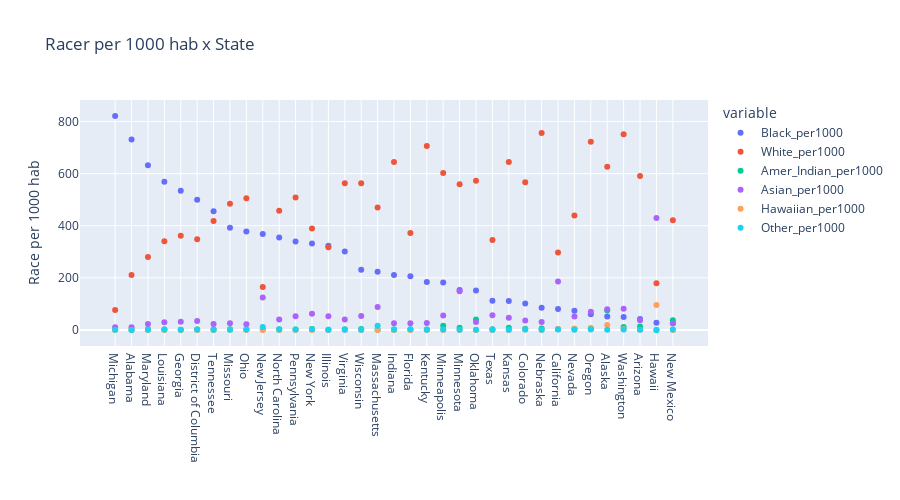

Notebook code for this chart:
### Code cell
fig = px.scatter(state_races, x='State', y=['Black_per1000','White_per1000','Amer_Indian_per1000','Asian_per1000','Hawaiian_per1000','Other_per1000'], title='Racer per 1000 hab x State',height=500)
fig.update_layout(yaxis=dict(title='Race per 1000 hab'), xaxis=dict(title=''))
fig.show()

### Figure 1 — Plotly figure (JSON) as saved in the notebook; plotly's stock layout.template omitted (floating-point values rounded to 4 significant figures)
{"data": [{"hovertemplate": "variable=Black_per1000<br>State=%{x}<br>value=%{y}<extra></extra>", "legendgroup": "Black_per1000", "marker": {"color": "#636efa", "symbol": "circle"}, "mode": "markers", "name": "Black_per1000", "orientation": "v", "showlegend": true, "type": "scatter", "x": ["Michigan", "Alabama", "Maryland", "Louisiana", "Georgia", "District of Columbia", "Tennessee", "Missouri", "Ohio", "New Jersey", "North Carolina", "Pennsylvania", "New York", "Illinois", "Virginia", "Wisconsin", "Massachusetts", "Indiana", "Florida", "Kentucky", "Minneapolis", "Minnesota", "Oklahoma", "Texas", "Kansas", "Colorado", "Nebraska", "California", "Nevada", "Oregon", "Alaska", "Washington", "Arizona", "Hawaii", "New Mexico"], "xaxis": "x", "y": [821, 731, 632, 568.5, 534, 500, 455.5, 392, 378, 368, 355, 339.5, 331.7, 323, 301, 231, 223, 211, 206, 184.5, 182, 153, 151.5, 112.5, 111, 101.7, 85, 80.82, 73.75, 60, 52, 49.5, 42, 28, 27], "yaxis": "y"}, {"hovertemplate": "variable=White_per1000<br>State=%{x}<br>value=%{y}<extra></extra>", "legendgroup": "White_per1000", "marker": {"color": "#EF553B", "symbol": "circle"}, "mode": "markers", "name": "White_per1000", "orientation": "v", "showlegend": true, "type": "scatter", "x": ["Michigan", "Alabama", "Maryland", "Louisiana", "Georgia", "District of Columbia", "Tennessee", "Missouri", "Ohio", "New Jersey", "North Carolina", "Pennsylvania", "New York", "Illinois", "Virginia", "Wisconsin", "Massachusetts", "Indiana", "Florida", "Kentucky", "Minneapolis", "Minnesota", "Oklahoma", "Texas", "Kansas", "Colorado", "Nebraska", "California", "Nevada", "Oregon", "Alaska", "Washington", "Arizona", "Hawaii", "New Mexico"], "xaxis": "x", "y": [77, 211, 280, 340.5, 362, 348, 418.5, 484.5, 505.2, 165, 457.2, 508, 389, 317, 563.3, 563, 470, 644.5, 371.7, 706.5, 602, 559, 572.5, 344.8, 645, 566.7, 755.5, 297.6, 439.5, 722, 626, 751, 591.3, 179, 421], "yaxis": "y"}, {"hovertemplate": "variable=Amer_Indian_per1000<br>State=%{x}<br>value=%{y}<extra></extra>", "legendgroup": "Amer_Indian_per1000", "marker": {"color": "#00cc96", "symbol": "circle"}, "mode": "markers", "name": "Amer_Indian_per1000", "orientation": "v", "showlegend": true, "type": "scatter", "x": ["Michigan", "Alabama", "Maryland", "Louisiana", "Georgia", "District of Columbia", "Tennessee", "Missouri", "Ohio", "New Jersey", "North Carolina", "Pennsylvania", "New York", "Illinois", "Virginia", "Wisconsin", "Massachusetts", "Indiana", "Florida", "Kentucky", "Minneapolis", "Minnesota", "Oklahoma", "Texas", "Kansas", "Colorado", "Nebraska", "California", "Nevada", "Oregon", "Alaska", "Washington", "Arizona", "Hawaii", "New Mexico"], "xaxis": "x", "y": [2, 1, 3, 1.5, 1, 2, 1.5, 2.5, 1.75, 2, 2.6, 1.5, 3.667, 1, 3, 4, 1, 2, 1.5, 2, 16, 8, 40, 2.231, 8, 4.667, 5.5, 2.824, 4.5, 7, 75, 11.5, 13.17, 0, 37], "yaxis": "y"}, {"hovertemplate": "variable=Asian_per1000<br>State=%{x}<br>value=%{y}<extra></extra>", "legendgroup": "Asian_per1000", "marker": {"color": "#ab63fa", "symbol": "circle"}, "mode": "markers", "name": "Asian_per1000", "orientation": "v", "showlegend": true, "type": "scatter", "x": ["Michigan", "Alabama", "Maryland", "Louisiana", "Georgia", "District of Columbia", "Tennessee", "Missouri", "Ohio", "New Jersey", "North Carolina", "Pennsylvania", "New York", "Illinois", "Virginia", "Wisconsin", "Massachusetts", "Indiana", "Florida", "Kentucky", "Minneapolis", "Minnesota", "Oklahoma", "Texas", "Kansas", "Colorado", "Nebraska", "California", "Nevada", "Oregon", "Alaska", "Washington", "Arizona", "Hawaii", "New Mexico"], "xaxis": "x", "y": [10, 10, 23, 30, 31, 34, 22.5, 26, 21.75, 124.5, 39.8, 52.5, 62, 53, 40, 53.5, 88, 26, 25.67, 26.5, 55, 149, 30.5, 56.15, 47, 36.67, 30.5, 185.7, 52, 70, 79, 81, 37.5, 430, 25], "yaxis": "y"}, {"hovertemplate": "variable=Hawaiian_per1000<br>State=%{x}<br>value=%{y}<extra></extra>", "legendgroup": "Hawaiian_per1000", "marker": {"color": "#FFA15A", "symbol": "circle"}, "mode": "markers", "name": "Hawaiian_per1000", "orientation": "v", "showlegend": true, "type": "scatter", "x": ["Michigan", "Alabama", "Maryland", "Louisiana", "Georgia", "District of Columbia", "Tennessee", "Missouri", "Ohio", "New Jersey", "North Carolina", "Pennsylvania", "New York", "Illinois", "Virginia", "Wisconsin", "Massachusetts", "Indiana", "Florida", "Kentucky", "Minneapolis", "Minnesota", "Oklahoma", "Texas", "Kansas", "Colorado", "Nebraska", "California", "Nevada", "Oregon", "Alaska", "Washington", "Arizona", "Hawaii", "New Mexico"], "xaxis": "x", "y": [0, 0, 0, 0, 0, 0, 0, 0.5, 0, 0, 0, 0, 0, 0, 0.6667, 0, 0, 0, 0, 0, 0, 0, 0, 0.2308, 0, 1.333, 0, 3.882, 4.75, 5, 19, 4, 1.167, 96, 0], "yaxis": "y"}, {"hovertemplate": "variable=Other_per1000<br>State=%{x}<br>value=%{y}<extra></extra>", "legendgroup": "Other_per1000", "marker": {"color": "#19d3f3", "symbol": "circle"}, "mode": "markers", "name": "Other_per1000", "orientation": "v", "showlegend": true, "type": "scatter", "x": ["Michigan", "Alabama", "Maryland", "Louisiana", "Georgia", "District of Columbia", "Tennessee", "Missouri", "Ohio", "New Jersey", "North Carolina", "Pennsylvania", "New York", "Illinois", "Virginia", "Wisconsin", "Massachusetts", "Indiana", "Florida", "Kentucky", "Minneapolis", "Minnesota", "Oklahoma", "Texas", "Kansas", "Colorado", "Nebraska", "California", "Nevada", "Oregon", "Alaska", "Washington", "Arizona", "Hawaii", "New Mexico"], "xaxis": "x", "y": [1, 0, 1, 1.5, 1, 2, 1, 1, 1.5, 11.5, 2, 2, 3, 1, 1, 1, 16, 2, 2.333, 1, 2, 1, 1, 0.9231, 1, 1.667, 1, 1.647, 0.75, 2, 1, 1.5, 1, 0, 2], "yaxis": "y"}], "layout": {"height": 500, "legend": {"title": {"text": "variable"}, "tracegroupgap": 0}, "title": {"text": "Racer per 1000 hab x State"}, "xaxis": {"anchor": "y", "domain": [0, 1], "title": {"text": ""}}, "yaxis": {"anchor": "x", "domain": [0, 1], "title": {"text": "Race per 1000 hab"}}}}
